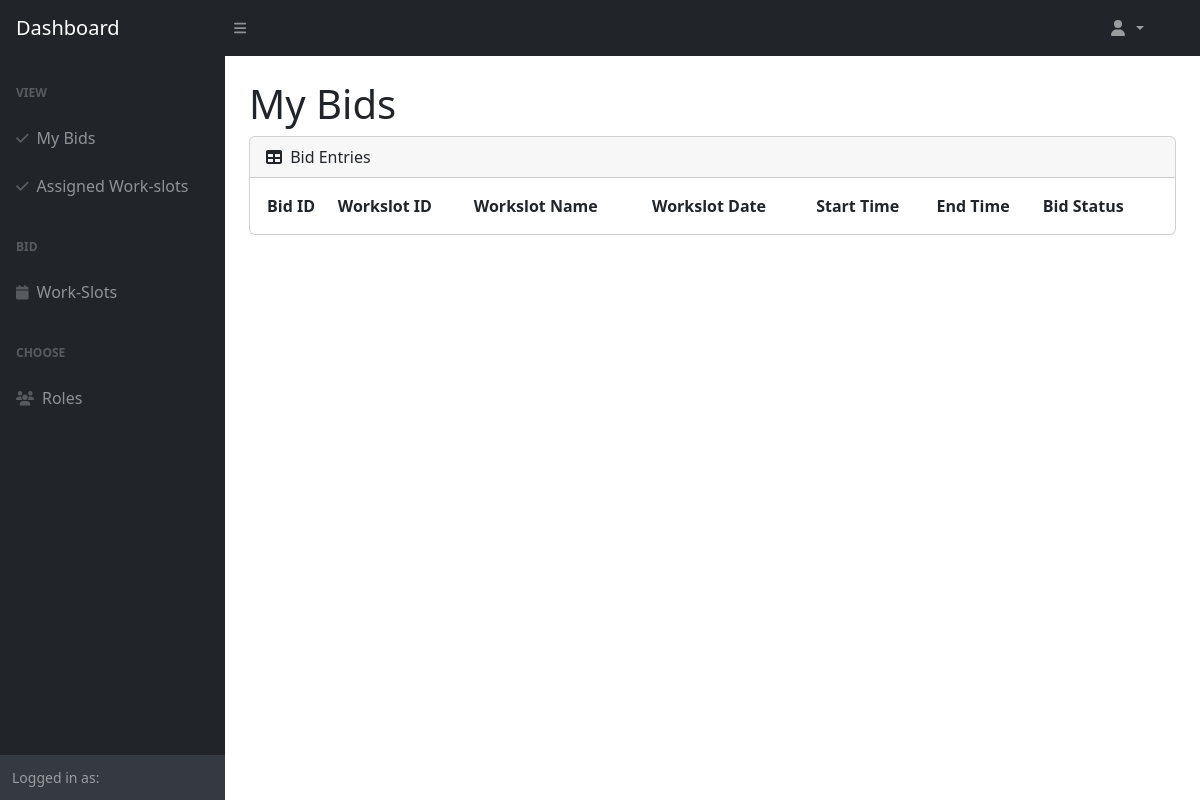
Page /Boundary/CafeStaffViewBidPage.php on the earlier database version.
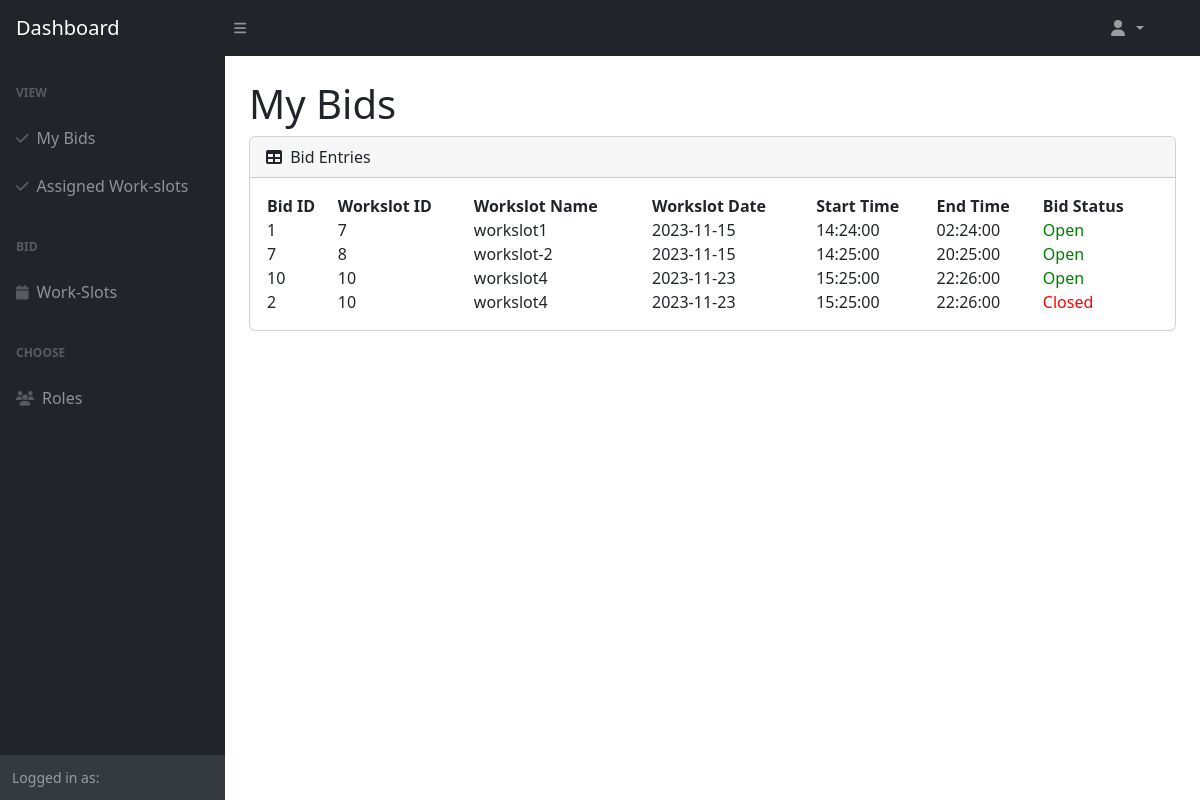
Same page on the later database version.
### tables this page shows
CREATE TABLE `staff_bid_workslot` (
  `staff_bid_workslot_id` int(11) NOT NULL,
  `cafe_staff_id` int(11) NOT NULL,
  `workslot_id` int(11) NOT NULL,
  `bid_role` enum('Chef','Cashier','Waiter') NOT NULL,
  `bid_status` enum('Open','Closed') NOT NULL
);

CREATE TABLE `workslot` (
  `workslot_id` int(11) NOT NULL,
  `workslot_name` varchar(255) NOT NULL,
  `chef_qty` int(11) NOT NULL DEFAULT 0,
  `cashier_qty` int(11) NOT NULL DEFAULT 0,
  `waiter_qty` int(11) NOT NULL DEFAULT 0,
  `workslot_date` date NOT NULL,
  `start_time` time NOT NULL,
  `end_time` time NOT NULL
);

### Entity/Bid.php (called while the page is built, shortened)
<?php
class Bid {
    public function getBidsById($cafeStaffId) {
        $DAO = new DAO();
        $connection = $DAO->get_connection();
        $sql = "SELECT `staff_bid_workslot_id`, `staff_bid_workslot`.`workslot_id`, `workslot_name`, `workslot_date`, `start_time`, `end_time`, `bid_status` FROM `staff_bid_workslot` LEFT JOIN `workslot` ON `staff_bid_workslot`.`workslot_id` = `workslot`.`workslot_id`";
        return $connection->query($sql);
    }
}
?>

### Controller/CafeStaffViewBidController.php (called while the page is built)
<?php
include_once "../Entity/Bid.php";
class CafeStaffViewBidController {
    public function getBidsById($cafeStaffId) {
        $bid = new Bid();
        return $bid->getBidsById($cafeStaffId);
    }
}
?>

### Boundary/CafeStaffViewBidPage.php (the view, shortened to what this page needs)
<link rel="stylesheet" href="https://cdn.datatables.net/1.13.6/css/jquery.dataTables.min.css">
<link rel="stylesheet" href="https://cdn.jsdelivr.net/npm/sweetalert2@11/dist/sweetalert2.min.css">
<?php
include_once "../Controller/CafeStaffViewBidController.php";
$viewBidController = new CafeStaffViewBidController();
$myBids = $viewBidController->getBidsById($_SESSION['cafe_staff_id']);
?>
<body class="sb-nav-fixed">
    <?php
        require "CafeStaffNav.php";
    ?>
    <div id="layoutSidenav_content">
        <main>
        <div class="container-fluid px-4">
            <h1 class="mt-4">My Bids</h1>
            <div class="card mb-4">
                <div class="card-header">
                    <i class="fas fa-table me-1"></i>
                    Bid Entries
                </div>
                <div class="card-body">
                    <table class="cell-border stripe" id="dataTable" width="100%" cellspacing="0">
                        <thead>
                            <tr>
                                <th>Bid ID</th>
                                <th>Workslot ID</th>
                                <th>Workslot Name</th>
                                <th>Workslot Date</th>
                                <th>Start Time</th>
                                <th>End Time</th>
                                <th>Bid Status</th>
                            </tr>
                        </thead>
                        <tbody>
                            <?php
                            while ($bid = $myBids->fetch_assoc()) {
                                $statusStyle = ($bid['bid_status'] === 'Open') ? 'color: green;' : 'color: red;';
                                echo "<tr>
                                        <td>{$bid['staff_bid_workslot_id']}</td>
                                        <td>{$bid['workslot_id']}</td>
                                        <td>{$bid['workslot_name']}</td>
                                        <td>{$bid['workslot_date']}</td>
                                        <td>{$bid['start_time']}</td>
                                        <td>{$bid['end_time']}</td>
                                        <td style='{$statusStyle}'>{$bid['bid_status']}</td>
                                    </tr>";
                            }
                            ?>
                        </tbody>
                    </table>
                </div>
            </div>
        </div>
        </main>
    </div>
</body>

### Boundary/CafeStaffNav.php (shortened to what this page needs)
<!DOCTYPE html>
<html lang="en">
<head>
    <link href="assets/css/styles.css" rel="stylesheet" />
</head>
<nav class="sb-topnav navbar navbar-expand navbar-dark bg-dark">
    <a class="navbar-brand ps-3" href="SystemAdminDashboardPage.php">Dashboard</a>
    <button class="btn btn-link btn-sm order-1 order-lg-0 me-4 me-lg-0" id="sidebarToggle" href="#!"><i class="fas fa-bars"></i></button>
    <form method="post" class="navbar-nav ms-auto ms-md-0 me-3 me-lg-4">
        <ul class="navbar-nav ms-auto ms-md-0 me-3 me-lg-4">
            <li class="nav-item dropdown">
                <a class="nav-link dropdown-toggle" id="navbarDropdown" href="#" role="button" data-bs-toggle="dropdown" aria-expanded="false">
                    <i class="fas fa-user fa-fw"></i>
                </a>
            </li>
        </ul>
    </form>
</nav>
<div id="layoutSidenav">
    <div id="layoutSidenav_nav">
        <nav class="sb-sidenav accordion sb-sidenav-dark" id="sidenavAccordion">
            <div class="sb-sidenav-menu">
                <div class="nav">
                <div class="sb-sidenav-menu-heading">View</div>
                    <a class="nav-link" href="CafeStaffViewBidPage.php" aria-expanded="false" aria-controls="collapseLayouts">
                        <div class="sb-nav-link-icon"><i class="fas fa-check"></i></div>
                        My Bids
                    </a>
                    <a class="nav-link" href="ViewAssignedWorkslotPage.php" aria-expanded="false" aria-controls="collapseLayouts">
                        <div class="sb-nav-link-icon"><i class="fas fa-check"></i></div>
                        Assigned Work-slots
                    </a>
                    <div class="sb-sidenav-menu-heading">Bid</div>
                    <a class="nav-link" href="BidWorkslotPage.php" aria-expanded="false" aria-controls="collapseLayouts">
                        <div class="sb-nav-link-icon"><i class="fas fa-calendar"></i></div>
                        Work-Slots
                    </a>
                    <div class="sb-sidenav-menu-heading">Choose</div>
                    <a class="nav-link" href="ChooseRolePage.php" aria-expanded="false" aria-controls="collapseLayouts">
                        <div class="sb-nav-link-icon"><i class="fas fa-users"></i></div>
                        Roles
                    </a>
                </div>
            </div>
            <div class="sb-sidenav-footer">
                <div class="small">Logged in as:</div>
            </div>
        </nav>
    </div>
</html>

Differences in the rows shown:
added staff_bid_workslot: staff_bid_workslot_id "1", workslot "7", workslot.workslot_name "workslot1", workslot.workslot_date "2023-11-15", workslot.start_time "14:24:00", workslot.end_time "02:24:00", bid_status "Open"
added staff_bid_workslot: staff_bid_workslot_id "7", workslot "8", workslot.workslot_name "workslot-2", workslot.workslot_date "2023-11-15", workslot.start_time "14:25:00", workslot.end_time "20:25:00", bid_status "Open"
added staff_bid_workslot: staff_bid_workslot_id "10", workslot "10", workslot.workslot_name "workslot4", workslot.workslot_date "2023-11-23", workslot.start_time "15:25:00", workslot.end_time "22:26:00", bid_status "Open"
added staff_bid_workslot: staff_bid_workslot_id "2", workslot "10", workslot.workslot_name "workslot4", workslot.workslot_date "2023-11-23", workslot.start_time "15:25:00", workslot.end_time "22:26:00", bid_status "Closed"
